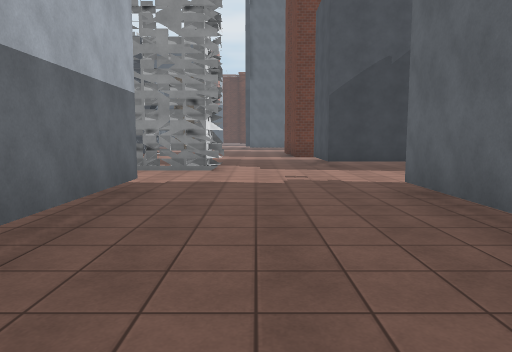
View 1 (above)

24 first-person views from a walk through a Unity game level. The camera is 1.5 m above the floor, tilts 6° down and sees 70° across. The floor is counted in squares, 2 m on a side. Each view is taken from the middle of a square. On the plan, view 1 faces up. The plan holds only what a view shows up to about 11 squares ahead; the rest is blank. The place goes on beyond the plan. The player character is not drawn. Surface patterns are stand-ins for the level's own textures.

View 2
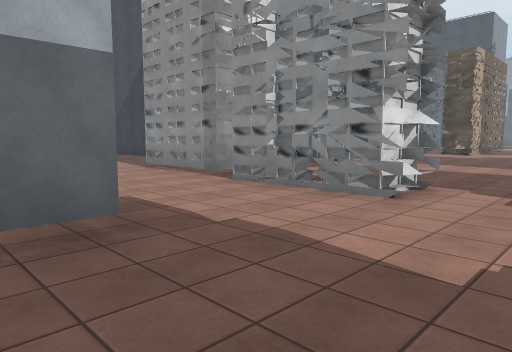

View 3
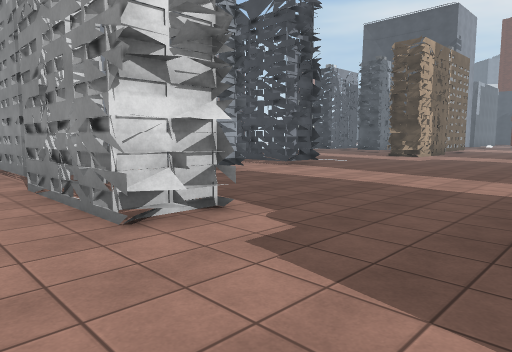

View 4
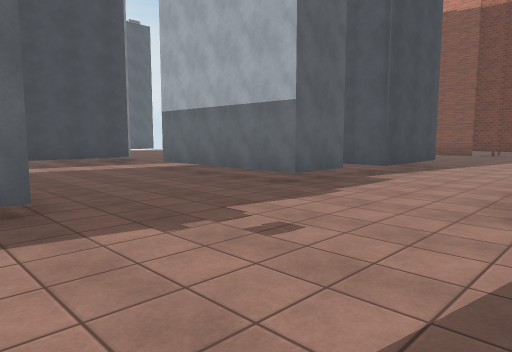

View 5
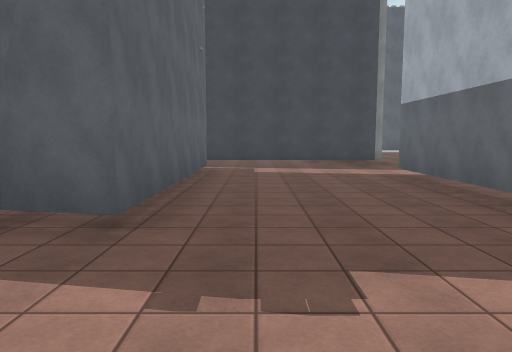

View 6
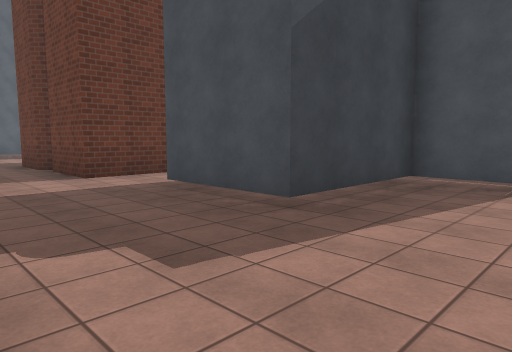

View 7
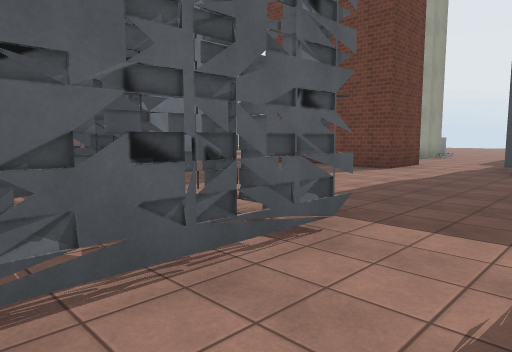

View 8
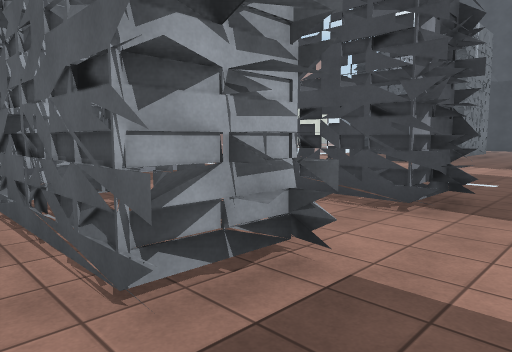

View 9
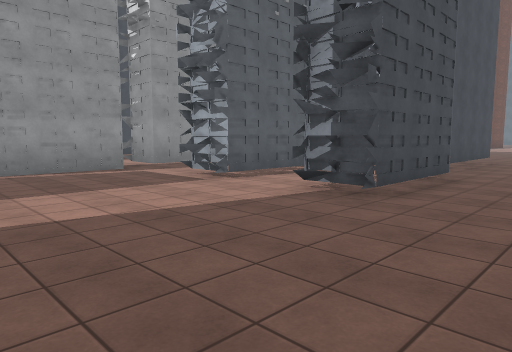

View 10
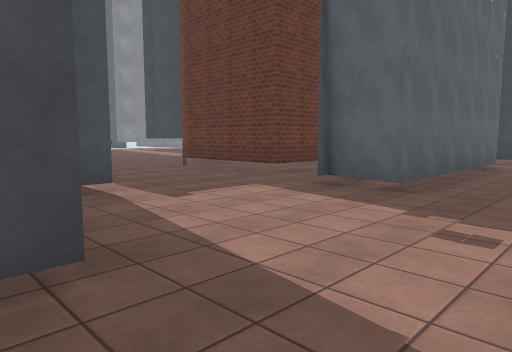

View 11
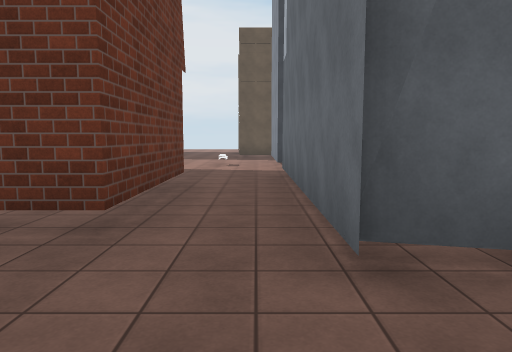

View 12
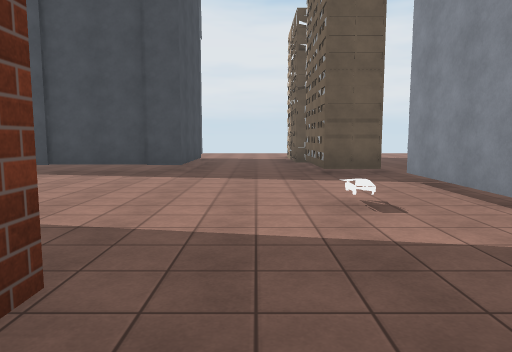

View 13
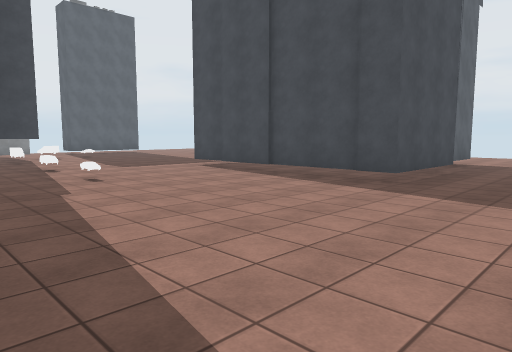

View 14
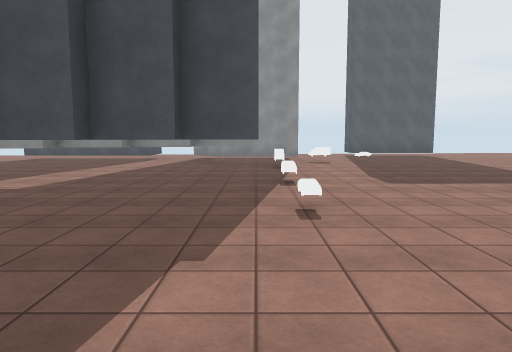

View 15
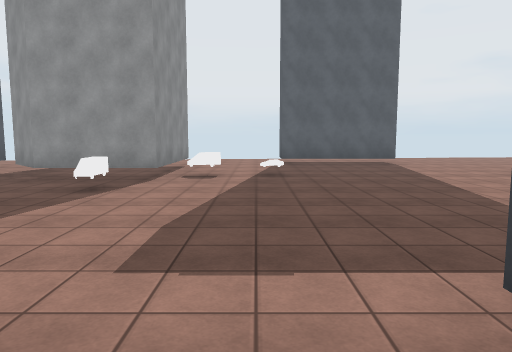

View 16
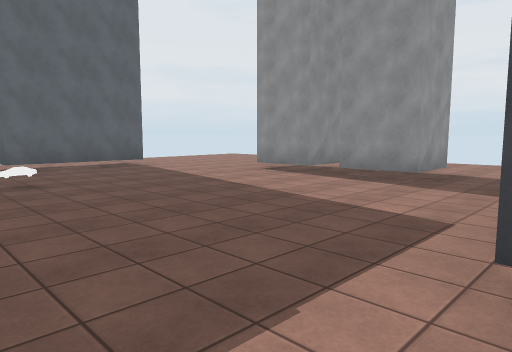

View 17
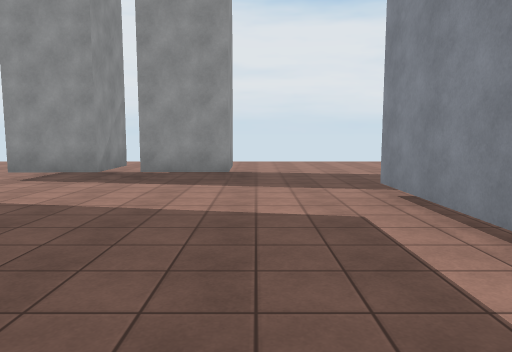

View 18
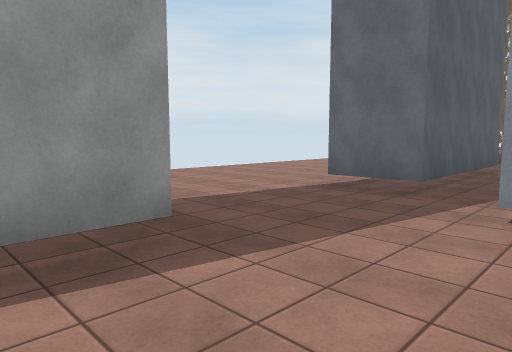

View 19
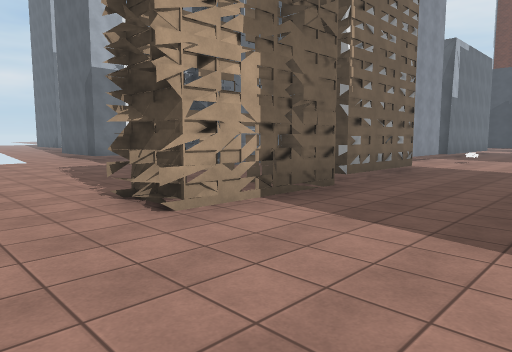

View 20
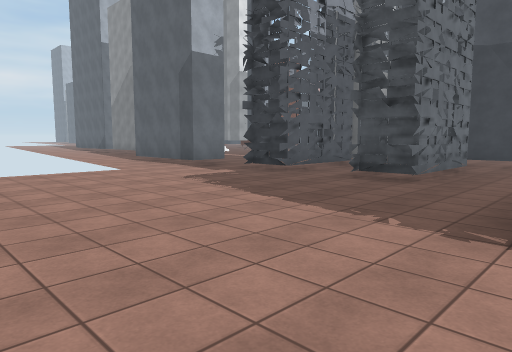

View 21
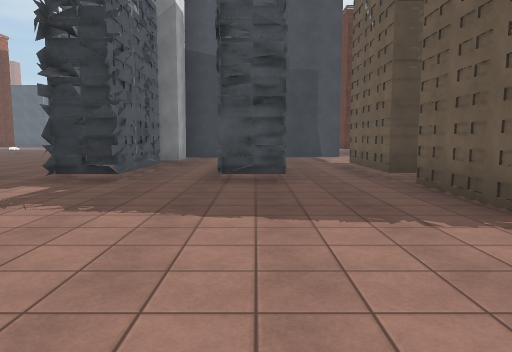

View 22
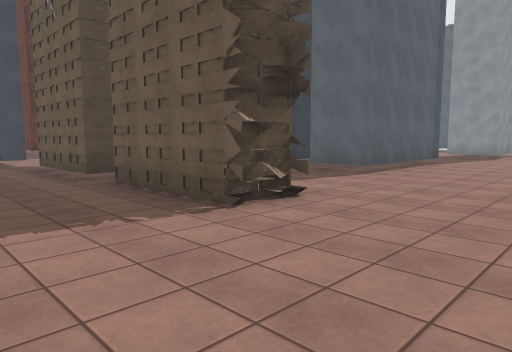

View 23
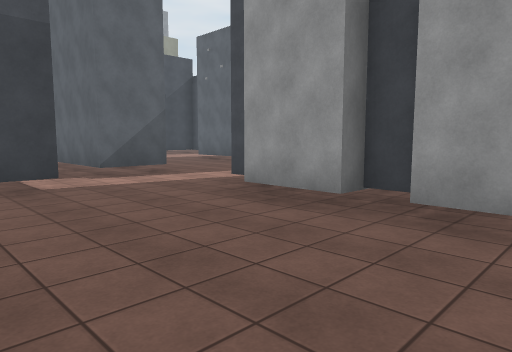

View 24
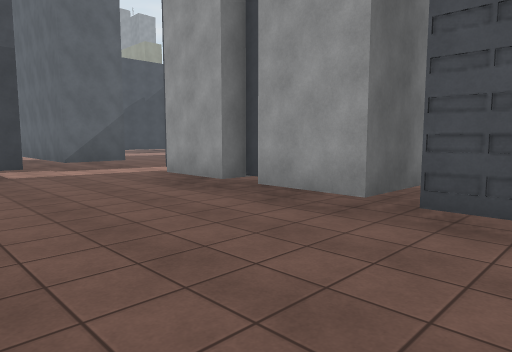

### Floor plan
Key: @ floor where view 1 was taken; # wall or solid block; . floor; = window, fence, low wall or low ledge; B building; T thing the floor can be seen under or through.
Columns run from 7 left of view 1 to 24 right of it. Each row starts with its distance up from view 1.
 18   .......#
 17 .........#
 16 .........#
 15 ###B.....#
 14  ........##.
 13 ###B.........
 12 ###B.........
 11 .........B  B
 10 .........B  B
  9 B#####B.....#
  8 ............#B
  7 ................
  6 ..................
  5    .#B...##.......
  4    .##...##.####.        ..
  3     ##...##.#          ....
  2    .##...##.#         .....
  1    .##...##...       T..... B.
  0   #....@.#B...#    T T........
 -1   .............. ..TTT ....#
 -2   ...#####B.........TTT...##
 -3  ....#   ##.=.......TTT...##
 -4  ....B   ##..........=....B##..
 -5  ....#####B....................
 -6  ....##........................
 -7  ....#..#..B...B#####.........B.
 -8  ....#..#.. ...##   #.........#.
 -9    ..#..#..#...#    #.........#.
-10 B##..B..B..#...................
-11  ..........#...#####...........
-12    ........#...####B...### ....
-13    ........B...........B #B....
-14    ..................... ..
-15    .....................
-16         ....    ........

Positions as (right, up) in squares from view 1, and headings:
1: (0, 0), facing up
2: (1, 4), facing up-left
3: (2, 7), facing up-left
4: (3, 9), facing down-left
5: (1, 8), facing down
6: (-1, 7), facing up-right
7: (-7, 10), facing up-right
8: (-3, 11), facing up-left
9: (0, 18), facing down-left
10: (0, 10), facing down-right
11: (4, 7), facing down
12: (6, 1), facing down
13: (5, -1), facing down-right
14: (8, -3), facing right
15: (12, -6), facing right
16: (13, -5), facing down-right
17: (15, -5), facing down
18: (17, -9), facing down-left
19: (8, -15), facing up-left
20: (4, -16), facing up-left
21: (1, -16), facing up
22: (1, -16), facing up-right
23: (-6, -6), facing up-right
24: (-6, -8), facing up-right
